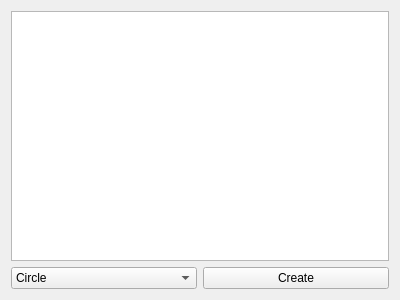
<?xml version="1.0" encoding="UTF-8"?>
<ui version="4.0">
 <class>Hierarchy</class>
 <widget class="QWidget" name="Hierarchy">
  <property name="geometry">
   <rect>
    <x>0</x>
    <y>0</y>
    <width>400</width>
    <height>300</height>
   </rect>
  </property>
  <property name="windowTitle">
   <string>Form</string>
  </property>
  <layout class="QVBoxLayout" name="verticalLayout">
   <item>
    <widget class="QListWidget" name="list_widget"/>
   </item>
   <item>
    <layout class="QHBoxLayout" name="horizontalLayout">
     <item>
      <widget class="QComboBox" name="add_object">
       <property name="editable">
        <bool>false</bool>
       </property>
       <item>
        <property name="text">
         <string>Circle</string>
        </property>
       </item>
       <item>
        <property name="text">
         <string>Polygon</string>
        </property>
       </item>
      </widget>
     </item>
     <item>
      <widget class="QPushButton" name="create">
       <property name="text">
        <string>Create</string>
       </property>
      </widget>
     </item>
    </layout>
   </item>
  </layout>
 </widget>
 <resources/>
 <connections/>
</ui>
